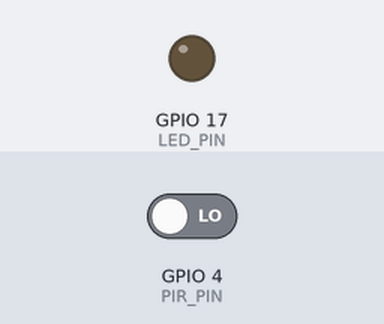
The program below on a simulated Raspberry Pi (BCM pin numbers). Parts: output pins drawn as LEDs (lit = HIGH). The inputs (shaded band) are chosen by the test bench; at power-on: GPIO 4 (PIR_PIN) LOW. The clock reads 2024-03-15 10:24:30 at power-on unless the program sets it; what the program prints to the terminal is not drawn.

Above: at 1.2 s.
1.3 s: GPIO 4 (PIR_PIN) driven HIGH
At 2.5 s:
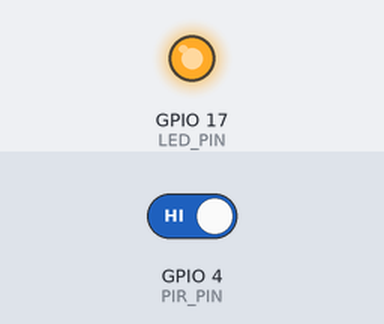
2.8 s: GPIO 4 (PIR_PIN) driven LOW
At 3.9 s:
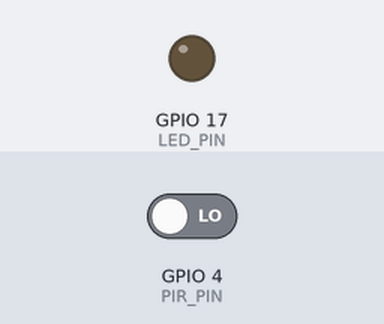
Timing chart, 0 to 5.8 s (numbered marks = the images above; inputs shaded):
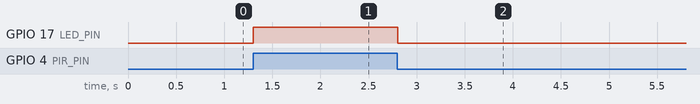

The program:

Step_1.py
```python
import RPi.GPIO as GPIO
import time

PIR_PIN = 4
LED_PIN = 17

# setup GPIOs
GPIO.setmode(GPIO.BCM)
GPIO.setup(PIR_PIN, GPIO.IN)
GPIO.setup(LED_PIN, GPIO.OUT)
GPIO.output(LED_PIN, GPIO.LOW)
print("GPIOs setup.")

# set last PIR state
last_pir_state = GPIO.input(PIR_PIN)

# set the default time of each function
movement_timer = time.time()
last_time_photo_taken = 0

# setup some default values
MOV_DETECT_TRESHOLD = 3.0
MIN_DURATION_BETWEEN_2_PHOTOS = 60.0

try:
    while True:
        time.sleep(0.01)
        pir_state = GPIO.input(PIR_PIN)

        # set a rule for the LED
        if pir_state == GPIO.HIGH:
            GPIO.output(LED_PIN, GPIO.HIGH)
        else:
            GPIO.output(LED_PIN, GPIO.LOW)

        # if GPIO.LOW --> GPIO.HIGH
        # renew the PIR time record
        if last_pir_state == GPIO.LOW and pir_state == GPIO.HIGH:
            movement_timer = time.time()

        # if GPIO.HIGH --> GPIO.HIGH
        # if the duration of the state exceeds MOV_DETECT_TRESHOLD
        # if the time between two shots exceeds MIN_DURATION_BETWEEN_2_PHOTOS
        # renew the shooting time record
        if last_pir_state == GPIO.HIGH and pir_state == GPIO.HIGH:
            if time.time() - movement_timer > MOV_DETECT_TRESHOLD:
                if time.time() - last_time_photo_taken > MIN_DURATION_BETWEEN_2_PHOTOS:
                    print("Take photo and send it by email")
                    last_time_photo_taken = time.time()

        # renew the PIR state
        last_pir_state = pir_state
except KeyboardInterrupt:
    GPIO.cleanup()
```

Measured:
- after the input at 1.3 s, GPIO 17 (LED_PIN): LOW → HIGH at once
- after the input at 2.8 s, GPIO 17 (LED_PIN): HIGH → LOW at once
